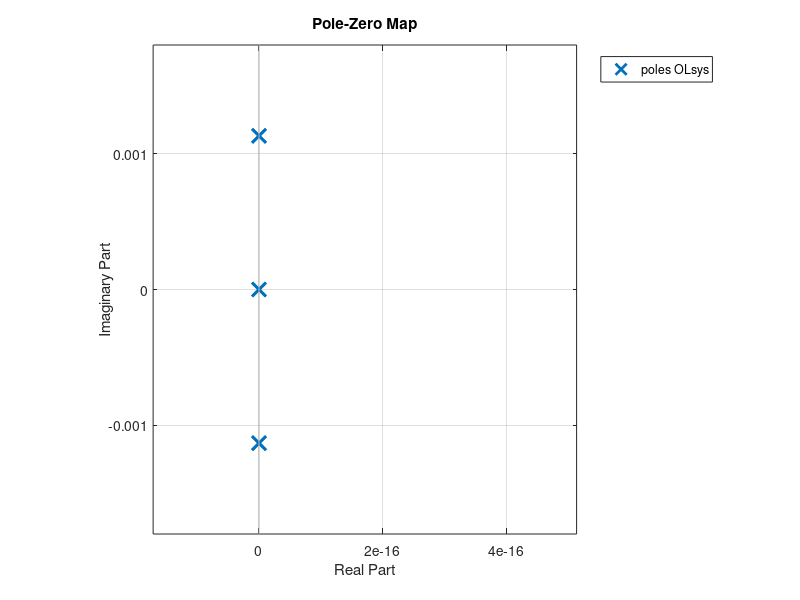

The MATLAB script that drew this image: (Note: this script raises an error after producing the figure.)
clear; close all

%%%%%% A,B,C,D Matrices %%%%%%
n = sqrt(398600 / 6778^3);
A = [0 0 0 1 0 0;
     0 0 0 0 1 0;
     0 0 0 0 0 1;
     3*n^2 0 0 0 2*n 0;
     0 0 0 -2*n 0 0;
     0 0 -n^2 0 0 0];

B = [0 0 0;
     0 0 0;
     0 0 0;
     1 0 0;
     0 1 0;
     0 0 1];

C = [1 0 0 0 0 0;
     0 1 0 0 0 0;
     0 0 1 0 0 0];

D = [0 0 0;
     0 0 0;
     0 0 0];

nstates = size(A,1); % how many states? 
OLsys = ss(A,B,C,D);

eigVal = eig(A);
[eig_Vec, eig_ValDiag] = eig(A);
figure('name', 'Pole-Zero Map');
pzmap(OLsys); 
xlabel('Real Part')
ylabel('Imaginary Part')


% Earth mean radius:
rEarth_m = 6371E3;
muEarth_m3ps2 = 398600*(1000^3);


%% #2
% Define control system objectives, requirements. Determine open loop plant
% poles. Simulate the plant respone (no controller) to the desired initial
% conditions, reference inputs and /or exogeneous disturbances, as
% appropriate to control objectives, verify that thees responses make sense

isControllable = rank(ctrb(OLsys)) == numel(A(:,1)) % yes
isObservable = rank(obsv(OLsys)) == numel(A(:,1)) % yes

% Names for plots
OLsys.StateName = {'x (radial)';'y (along-track)';'z (cross-track)';...
    'xdot (radial velocity)';'ydot (along-track velocity)';'zdot (cross-track velocity)'};
OLsys.StateUnit = {'meters';'meters';'meters';...
    'meters/seconds';'meters/seconds';'meters/seconds'};
OLsys.OutputName = OLsys.StateName(1:3);
OLsys.OutputUnit = OLsys.StateUnit(1:3);
OLsys.InputName = {'xddot';'yddot';'zddot'};
OLsys.InputUnit = {'meters/seconds^2';'meters/seconds^2';'meters/seconds^2'};


% define umax 
thrust_kgmps2 = 10;
massChaser_kg = 100; 

% Open loop poles
% olpoles = pole(OLsys);
% pzmap(OLsys)

% impulse(OLsys) % this makes sense

% Simulate the plant response to the desired initial conditions (no
% disturbance)

% Examine different initial conditions
% X0 = [10000 0 0 0 0 0]; % radial offset
% X0 = [0 10000 0 0 0 0]; % in-track offset
% X0 = [0 0 10000 0 0 0]; % cross-track offset
% X0 = [10 375 0 0 0.00009 0];
X0 = [0 500 0 0 0 0]; % 500 meters in-track final approach
% Target radius
rTgt_m = 6778E3;
% Target mean motion
nTgt = sqrt(muEarth_m3ps2/rTgt_m^3);
% Target orbit period
TTgt_s = 2*pi/nTgt; 

tvec_s = 0:0.1:2*TTgt_s;

[y,t,x] = initial(OLsys,X0,tvec_s); 

nRadialCond = 5;
colorTrips = [zeros(nRadialCond,2),linspace(0.2,1,nRadialCond)'];
InitialStatePhaseSpaceData = nan(numel(tvec_s), 6, nRadialCond);

figInitPhaseSpace = figure();
for i=1:nRadialCond
   thisInitCond = X0 + [i 0 0 0 0 0];
   [~,~,InitialStatePhaseSpaceData(:,:,i)] = initial(OLsys,thisInitCond,tvec_s);
   subplot(311);
   plot(t,InitialStatePhaseSpaceData(:,1,i),'LineWidth',3,'Color',colorTrips(i,:)); 
   grid minor; hold on;
   ylabel({'Distance';'Radial (m)'})
   subplot(312);
   plot(t,InitialStatePhaseSpaceData(:,2,i),'LineWidth',3,'Color',colorTrips(i,:)); 
   grid minor; hold on;
   ylabel({'Distance';'In-Track (m)'})
   subplot(313);
   plot(t,InitialStatePhaseSpaceData(:,3,i),'LineWidth',3,'Color',colorTrips(i,:)); 
   grid minor; hold on;
   ylabel({'Distance';'Cross-Track (m)'})
end
sgtitle('Initial Conditions Open Loop Response');

% figure('Name','Open Loop Response to Initial Conditions');
% subplot(311)
% plot(t,y(:,1),'DisplayName','Radial Observed');  hold on;
% plot(t,x(:,1),'DisplayName','Radial State'); 
% legend('show'); ylabel('meters'); grid minor;
% subplot(312)
% plot(t,y(:,2),'DisplayName','Along-Track Observed'); hold on;
% % plot(t,x(:,2),'DisplayName','Along-Track State'); 
% legend('show'); ylabel('meters'); grid minor;
% subplot(313)
% plot(t,y(:,3),'DisplayName','Cross-Track Observed'); hold on;
% % plot(t,y(:,3),'DisplayName','Cross-Track State');
% legend('show'); ylabel('meters'); grid minor;
% xlabel('Time (seconds)');
% sgtitle('Initial Conditions System Response')

%% #4 Manual Pole Placement

% Specify desired closed-loop poles
despoles = [-0.09 -0.06 -0.03 -0.02 -0.02 -0.01]./10; %dominant pole is real and at -2 
%% Use place command to get feedback gain:
K = place(A,B,despoles);

% Define closed-loop dynamics
F2 = inv(C/(-A+B*K)*B);
F = F2;
Acl = A - B*K;
Bcl = B*F;
Ccl = C;
Dcl = D;
CLsys = ss(Acl,Bcl,Ccl,Dcl);


umax_mps2 = thrust_kgmps2/massChaser_kg;

rhistvec = zeros(3,numel(tvec_s))';

% Check that closed-loop system specs met; change despoles otherwise
%%get response to first reference input profile: 
[Y_CL1,~,X_CL1] = lsim(CLsys,rhistvec,tvec_s, X0);

%compute resulting actuator efforts in each case, where u = -Kx + Fr
U_CL1 = -K*X_CL1' + F*rhistvec'; 

figure('Name','Manual Pole Placement Actuator Effort')
subplot(311), hold on
plot(tvec_s,U_CL1(1,:))
plot(tvec_s,umax_mps2*ones(size(tvec_s)),'--k');
plot(tvec_s,-umax_mps2*ones(size(tvec_s)),'--k');
subplot(312), hold on
plot(tvec_s,U_CL1(2,:))
plot(tvec_s,umax_mps2*ones(size(tvec_s)),'--k');
plot(tvec_s,-umax_mps2*ones(size(tvec_s)),'--k');
subplot(313), hold on
plot(tvec_s,U_CL1(3,:))
plot(tvec_s,umax_mps2*ones(size(tvec_s)),'--k');
plot(tvec_s,-umax_mps2*ones(size(tvec_s)),'--k');

figure('Name','Manual Pole Placement: Response Compared To Desired Position State')
subplot(311)
plot(tvec_s,Y_CL1(:,1),'DisplayName','Observed'); hold on;
plot(tvec_s,rhistvec(:,1),'DisplayName','Reference');
legend show
subplot(312)
plot(tvec_s,Y_CL1(:,2),'DisplayName','Observed'); hold on;
plot(tvec_s,rhistvec(:,2),'DisplayName','Reference');
legend show
subplot(313)
plot(tvec_s,Y_CL1(:,3),'DisplayName','Observed'); hold on;
plot(tvec_s,rhistvec(:,3),'DisplayName','Reference')
legend show


%% #5 Luenberger Observer 
% todo remove these gains once part 4 is complete
Kobs = zeros(3,6);
Fobs = eye(3);

% check for controllability of observer system
Co_observer = ctrb(A', C');
is_observer_controllable = rank(Co_observer) == nstates;

% New augmented state for luenberger observer: Xaug_obs = [x; ex; ey; ez; exdot; eydot; ezdot]

% Specify desired closed-loop poles for the Luenberger observer
desobsvpoles =  [-12 -11 -10 -9, -8, -7]; % TODO : Fine tune 
% Use place command to get Luenberger observer gain
L = (place(A',C',desobsvpoles))';

% define new closed loop observer system
AaugLOCL = [A B*K;
           zeros(nstates) A-L*C];
BaugLOCL = [B*F; zeros(size(B))];
CaugLOCL = [zeros(nstates,nstates), eye(nstates)]; %define errors as outputs (should --> 0)
DaugLOCL = zeros(6,3);
LOCLsys = ss(AaugLOCL, BaugLOCL, CaugLOCL, DaugLOCL);

figure('Name','Observer Error Transient 0 IC');
initial(LOCLsys,2*zeros(2*nstates,1),10) %initial observer error states zero
title('Observer error transient responses | Zero Intial Error')

figure('Name','Observer Error Transient With IC');
initial(LOCLsys,2*ones(2*nstates,1),10) %initial observer error states non-zero
title('Observer error transient responses | With Inital Error')



%%Define observer error augmented closed-loop dynamics with integral states 
%%(12 states total: 6 from original system + 6 from observer errors)
A_CLO = [A-B*K B*K;
           zeros(nstates) A-L*C];
B_CLO = [B*F; zeros(size(B))];
C_CLO = [C, zeros(3,6)]; 
D_CLO = zeros(3,3);
CLaugsys3 = ss(A_CLO,B_CLO,C_CLO,D_CLO);


X0LO_no_obs_error = [X0, 0, 0, 0, 0, 0, 0];
figure('Name','Closed Loop Response With 0 Observer IC');
lsim(CLaugsys3,rhistvec,tvec_s,X0LO_no_obs_error) %initial observer error states non-zero
title('Closed Loop Response With 0 Observer ICs | Without Inital Obvserver Error')

X0LO_with_obs_error = [X0, 10, 10, 10, 10, 10, 10]; % TODO: how big should these errors be
figure('Name','Closed Loop Response With 0 Observer IC');
lsim(CLaugsys3,rhistvec,tvec_s,X0LO_with_obs_error) %initial observer error states non-zero
title('Closed Loop Response With 0 Observer ICs | Without Inital Obvserver Error')


%% # 6 Infinite Horizon Controller

umax_mps2 = thrust_kgmps2/massChaser_kg;
rmag = 0.2;
% rhistvec1 = x(:,1:3);
rhistvec1 = zeros(3,numel(tvec_s))';

% Weights 
awts = ones([1,numel(A(:,1))]);
rho  = 10;
awts = awts./sum(awts);
close all;
poswts = 10*[2 9 6];
velwts = 100*[1 1 1];
Q = diag(awts./[poswts, velwts].^2);
R = rho*diag(1./(umax_mps2.*[1 1 1]).^2);

[Ks, W, E] = lqr(A,B,Q,R);
% usLqr = nan([3, numel(x(:,1))]);
% 
% for i = 1:numel(x(:,1))
%    usLqr(:,i) = -R^-1 * B'*W*x(i,:)';
% end

% LQR without observer
Ff = (C/(-A+B*Ks)*B)^-1;

Acl = A - B*Ks;
Bcl = B*Ff;
Ccl = C;
Dcl = D;
CLsys = ss(Acl,Bcl,Ccl,Dcl);

[ycl1,~,xcl1] = lsim(CLsys,rhistvec1',tvec_s,X0);

ucl1 = -Ks*xcl1' + Ff*rhistvec1';

% Ff = inv(C/(-A+B*Ks)*B); 
A_CLOLQR = [A-B*Ks B*Ks;
           zeros(nstates) A-L*C];
B_CLOLQR = [B*Ff; zeros(size(B))];
C_CLOLQR = [C, zeros(3,6)]; 
D_CLOLQR = zeros(3,3);
CLsys = ss(A_CLOLQR,B_CLOLQR,C_CLOLQR,D_CLOLQR);

[yclo1,~,xclo1] = lsim(CLsys,rhistvec1',tvec_s,X0LO_with_obs_error);

uclo1 = -Ks*xcl1(:,1:6)' + Ff*rhistvec1';

zoomedInPlots = false;
fineThrustAccel = 3E-3/massChaser_kg;
figure("Name",'LQR Actuator Effort')
subplot(311), hold on
plot(tvec_s,ucl1(1,:),'LineWidth',2)
plot(tvec_s,uclo1(1,:),'LineWidth',2)
plot(tvec_s,umax_mps2*ones(size(tvec_s)),'--k','LineWidth',2);
plot(tvec_s,-umax_mps2*ones(size(tvec_s)),'--k','LineWidth',2);
if zoomedInPlots, ylim(fineThrustAccel*[-1 1]); end
legend('show','LQR no Observer','LQR with Observer','Upper Bound','LowerBound')
ylabel({'Acceleration';'Radial (m/s^2)'}); grid minor
subplot(312), hold on
plot(tvec_s,ucl1(2,:),'LineWidth',2)
plot(tvec_s,uclo1(2,:),'LineWidth',2)
plot(tvec_s,umax_mps2*ones(size(tvec_s)),'--k','LineWidth',2);
plot(tvec_s,-umax_mps2*ones(size(tvec_s)),'--k','LineWidth',2);
if zoomedInPlots, ylim(fineThrustAccel*[-1 1]); end
ylabel({'Acceleration';'In-Track (m/s^2)'});grid minor
subplot(313), hold on
plot(tvec_s,ucl1(3,:),'LineWidth',2)
plot(tvec_s,uclo1(3,:),'LineWidth',2)
plot(tvec_s,umax_mps2*ones(size(tvec_s)),'--k','LineWidth',2);
plot(tvec_s,-umax_mps2*ones(size(tvec_s)),'--k','LineWidth',2);
if zoomedInPlots, ylim(fineThrustAccel*[-1 1]); end
ylabel({'Acceleration';'Cross-Track (m/s^2)'});grid minor
xlabel('Time (s)')
sgtitle('LQR Actuator Effort')

figure("Name","LQR Response Compared To Desired Position State")
subplot(311)
plot(tvec_s,ycl1(:,1),'LineWidth',2); hold on;
plot(tvec_s,yclo1(:,1),'LineWidth',2); 
plot(tvec_s,rhistvec1(:,1),'k','LineWidth',2);
if zoomedInPlots, ylim(0.01*[-1 1]); end
legend('show','LQR no Observer','LQR with Observer','Refernce','autoupdate','off')
ylabel({'Distance';'Radial (m)'});grid minor
subplot(312)
plot(tvec_s,ycl1(:,2),'LineWidth',2); hold on;
plot(tvec_s,yclo1(:,2),'LineWidth',2); 
plot(tvec_s,rhistvec1(:,2),'k','LineWidth',2);
if zoomedInPlots, ylim(0.01*[-1 1]); end
ylabel({'Distance';'In-track (m)'});grid minor
subplot(313)
plot(tvec_s,ycl1(:,3),'LineWidth',2); hold on;
plot(tvec_s,yclo1(:,3),'LineWidth',2); 
plot(tvec_s,rhistvec1(:,3),'k','LineWidth',2)
if zoomedInPlots, ylim(0.01*[-1 1]); end
ylabel({'Distance';'Cross-track (m)'}); grid minor
xlabel('Time (s)')
sgtitle({'LQR Control Results';'Position Response'})

figure("Name","Response Compared To Desired Position State")
subplot(311)
plot(tvec_s,xcl1(:,4),'LineWidth',2); hold on;
plot(tvec_s,xclo1(:,4),'LineWidth',2); 
plot(tvec_s,zeros(size(tvec_s)),'k','LineWidth',2);
if zoomedInPlots, ylim(0.01*[-1 1]); end
legend('show','LQR no Observer','LQR with Observer','Desired','autoupdate','off')
ylabel({'Velocity';'Radial (m/s)'}); grid minor
subplot(312)
plot(tvec_s,xcl1(:,5),'LineWidth',2); hold on;
plot(tvec_s,xclo1(:,5),'LineWidth',2);
plot(tvec_s,zeros(size(tvec_s)),'k','LineWidth',2);
if zoomedInPlots, ylim(0.01*[-1 1]); end
ylabel({'Velocity';'In-track (m/s)'}); grid minor
subplot(313)
plot(tvec_s,xcl1(:,6),'LineWidth',2); hold on;
plot(tvec_s,xclo1(:,6),'LineWidth',2); 
plot(tvec_s,zeros(size(tvec_s)),'k','LineWidth',2);
if zoomedInPlots, ylim(0.01*[-1 1]); end
ylabel({'Velocity';'Cross-track (m/s)'});  grid minor
xlabel('Time (s)')
sgtitle({'LQR Control Results';'Velocity Response'})


%%%% SCRIPT STUB %%%%




%%% FUNCTIONS STUB %%%%
